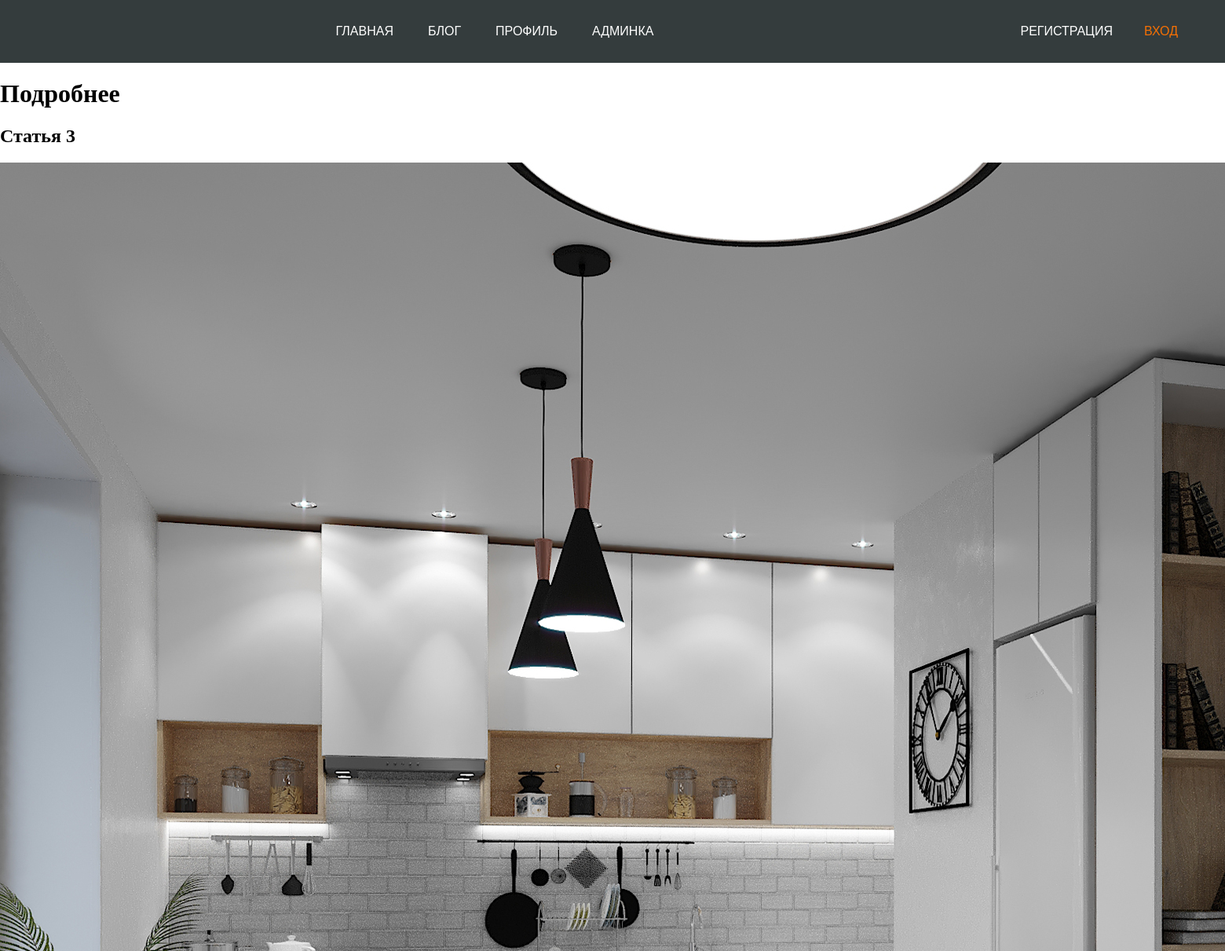
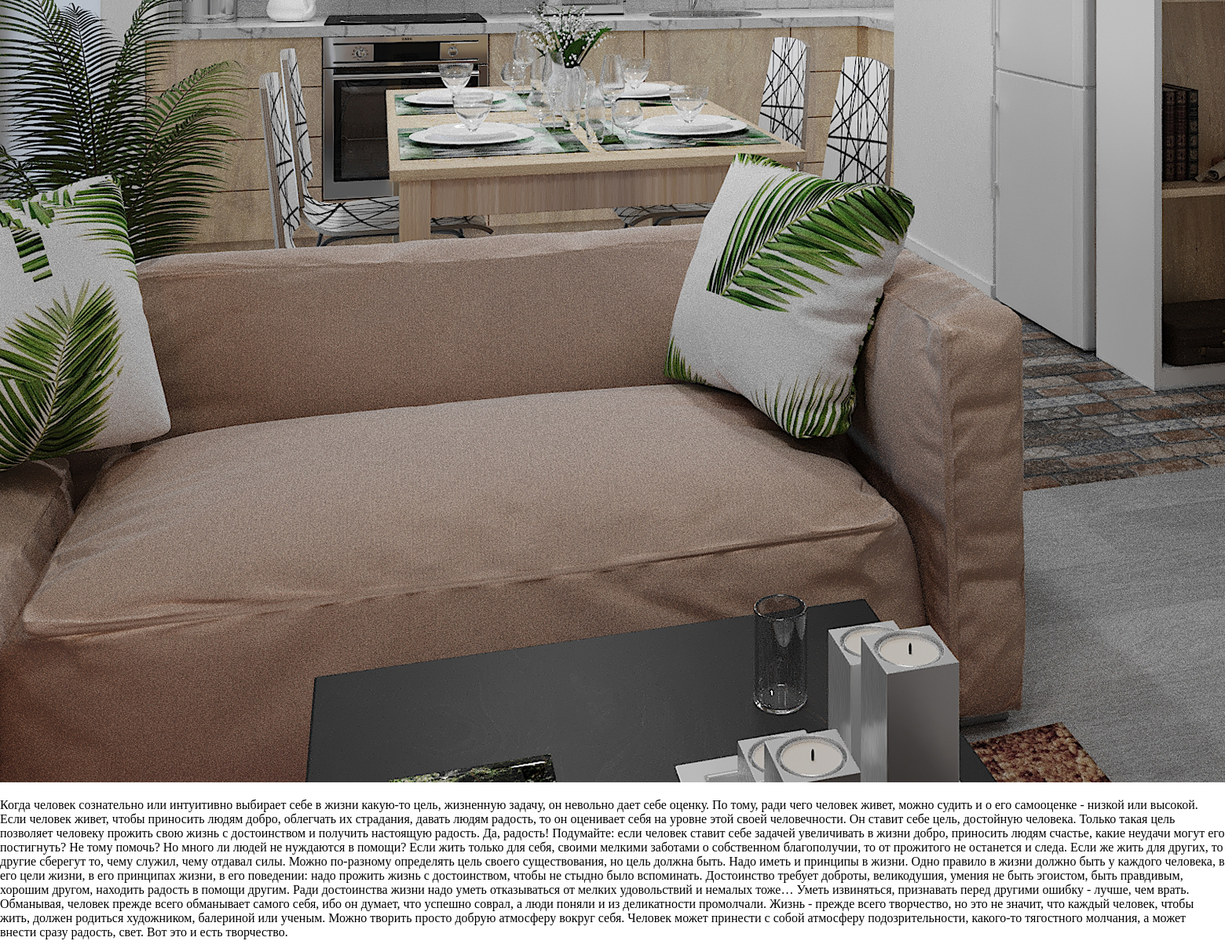
Page /blog/3/ on the committed database (2 pictures, top to bottom).
### blog/models.py (models this page shows, shortened)
class Article(models.Model):
    title = models.CharField('Заголовок',max_length=15)  # Ограниченная строка
    desc= models.TextField('Описание')  # Ограниченная строка
    image= models.ImageField('Изображение',upload_to='blog/image')  # строка по изображению (отдельный тип данных)
    date = models.DateField('Дата')  # Дата
    url = models.URLField('Доп. источник',blank=True)  # Ссылка
    class Meta:
        verbose_name = 'readable'
        verbose_name_plural = 'Статьи'

### blog/views.py (the view)
# urls.py: path('<int:article_id>/', views.detailView, name='detail_in_urls'),
def detailView(request, article_id):
    article = get_object_or_404(Article, pk = article_id)
    return render(request, 'detail/detail.html',{'article_html':article, 'page_name':'Статья','page_style':'detail'})

### blog/templates/detail/detail.html
{% extends 'base.html' %}
{% block content %}
<main>
    <h1>Подробнее</h1>
    <h2>{{ article_html.title }}</h2>
    <img src="{{ article_html.image.url }}" alt="">
    <p>{{ article_html.desc }}</p>
</main>
{% endblock %}

### home/static/base/css/style.css (style rules this page uses)
body { padding:0; margin:0; }

### rows in the picture
Article: title "Статья 3", image (picture), desc "Когда человек сознательно или интуитивно выбирает себе в жизни какую-то цель, жизненную задачу, он невольно дает себе оценку. По тому, ради чего человек живет, можно судить и о его самооценке - низкой или высокой. Если человек живет, чтобы приносить людям добро, облегчать их страдания, давать людям радость, то он оценивает себя на уровне этой своей человечности. Он ставит себе цель, достойную человека. Только такая цель позволяет человеку прожить свою жизнь с достоинством и получить настоящую радость. Да, радость! Подумайте: если человек ставит себе задачей увеличивать в жизни добро, приносить людям счастье, какие неудачи могут его постигнуть? Не тому помочь? Но много ли людей не нуждаются…"
